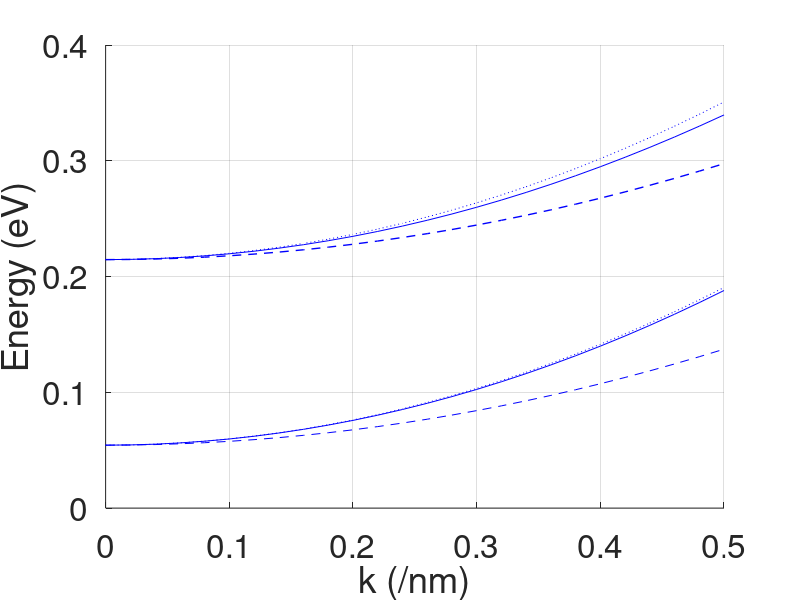

Here is the MATLAB script that generated this plot:
clear all
close all

% Constants (all MKS, except energy which is in eV)
hbar = 1.055e-34;
q = 1.602e-19;
a = 3e-10;
m = 9.110e-31;

%Conduction band parameters
mw = 0.07*m;
ma = 0.22*m;
mb = (.7*mw) + (.3*ma);
Nw = 24;
Nb = 2*Nw;
Np = Nb + Nw + Nb;
W = (Nw-1)*a*1e9
Ec = 0;
Eb = (.7*0) + (.3*1.25);
for nk = 1:26
    kk = (nk-1)*a*1e10/500;
    k(nk) = kk/(a*1e9);
    tb = (hbar^2)/(2*mb*(a^2)*q);
    tw = (hbar^2)/(2*mw*(a^2)*q);
    t = [tb*ones(1,Nb) tw*ones(1,Nw-1) tb*ones(1,Nb)];
    tt = [0 t] + [t 0];
    Ebk = Eb + (tb*(kk^2));
    Ewk = tw*(kk^2);
    Ebwk = (Eb/2) + ((tb+tw)*(kk^2)/2);
    U = Ec + [Ebk*ones(1,Nb) Ebwk Ewk*ones(1,Nw-2) Ebwk Ebk*ones(1,Nb)];
    H = -diag(t,1)-diag(t,-1)+diag(tt)+diag(U);
    [V,D] = eig(H);
    D = diag(D);
    D = (sort(real(D)))';
    E1(nk) = D(1);
    E2(nk) = D(2);
end

E1w = E1(1) + (hbar^2)*(k.^2)./(2*mw*1e-18*q);
E2w = E2(1) + (hbar^2)*(k.^2)./(2*mw*1e-18*q);
E1b = E1(1) + (hbar^2)*(k.^2)./(2*mb*1e-18*q);
E2b = E2(1) + (hbar^2)*(k.^2)./(2*mb*1e-18*q);

hold on
h = plot(k,E1, 'b');
h = plot(k,E2, 'b');
h = plot(k,E1w, 'b:');
h = plot(k,E2w, 'b:');
h = plot(k,E1b, 'b--');
h = plot(k,E2b, 'b--');
set(h,'linewidth', [1.0])
set(gca,'Fontsize', [24])
xlabel('k (/nm)')
ylabel('Energy (eV)')
axis([0 .5 0 0.4])
grid on
